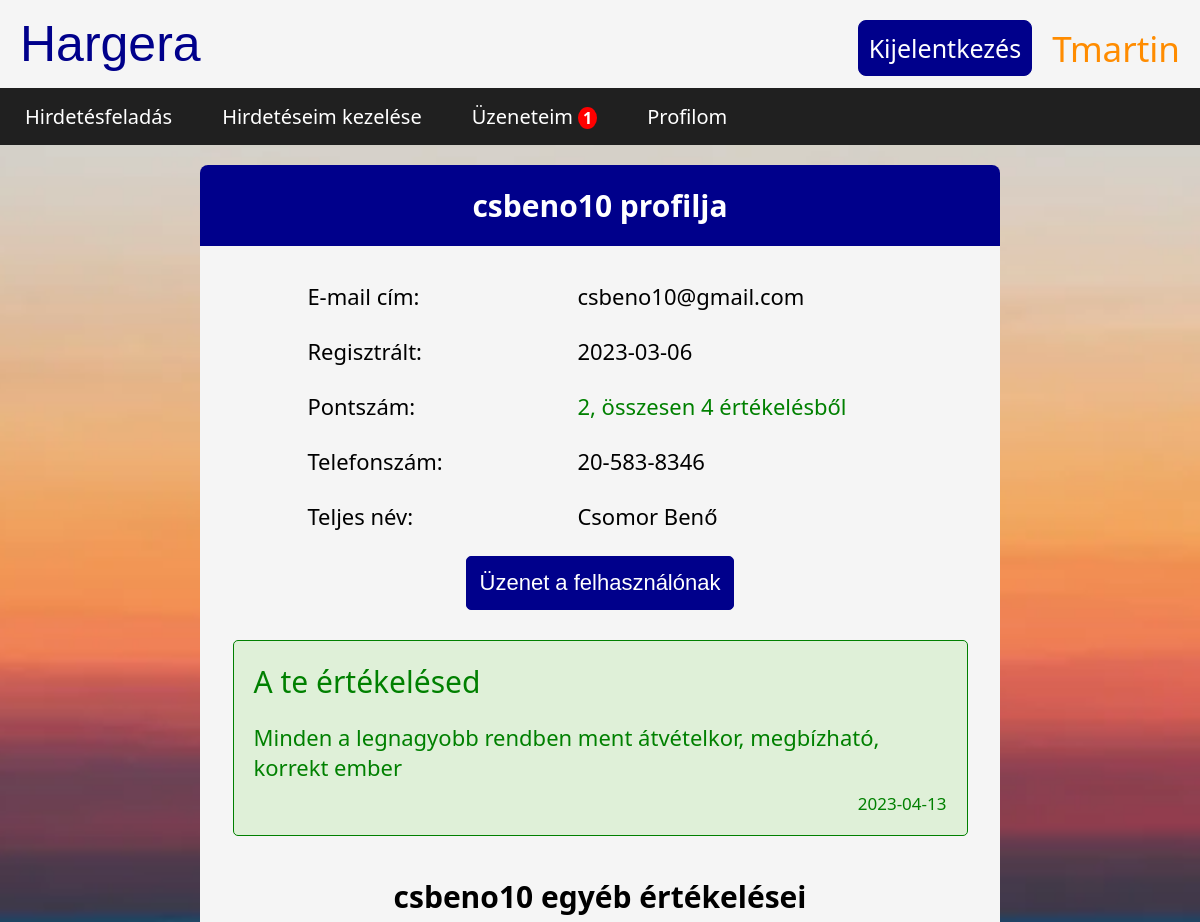
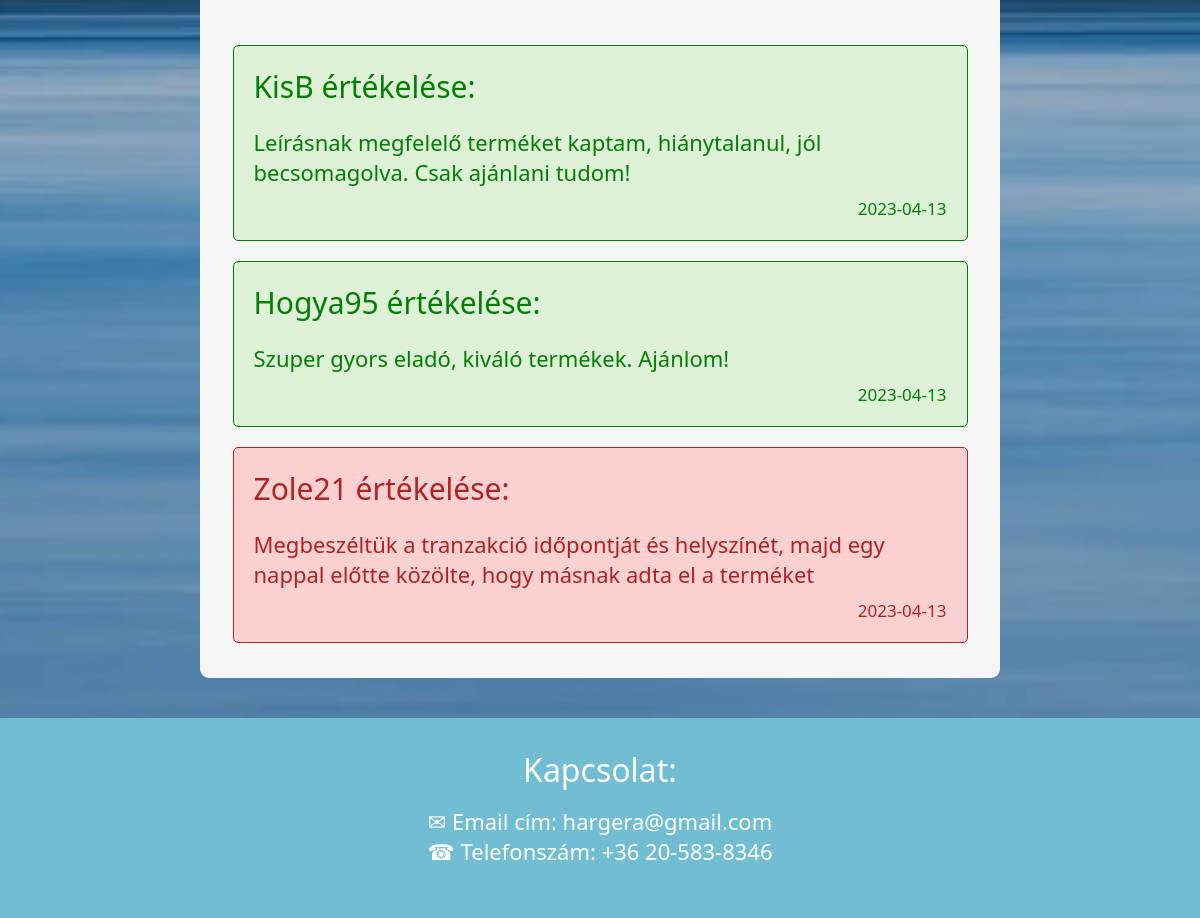
Page /profile.php?profile=36 (signed in) on the committed database (2 pictures, top to bottom).
### tables this page shows
CREATE TABLE `users` (
  `id` int(11) NOT NULL,
  `username` varchar(15) NOT NULL,
  `password` varchar(15) NOT NULL,
  `email` varchar(255) NOT NULL,
  `register_date` datetime NOT NULL,
  `phone` varchar(20) NOT NULL,
  `full_name` varchar(255) NOT NULL,
  `score` int(11) NOT NULL
);

CREATE TABLE `ratings` (
  `id` int(11) NOT NULL,
  `writer_id` int(11) NOT NULL,
  `target_id` int(11) NOT NULL,
  `rate_date` datetime NOT NULL,
  `text` varchar(500) NOT NULL,
  `rating` varchar(255) NOT NULL
);

### profile.php (the view, shortened to what this page needs)
<?php include('server.php') ?>
<?php
    if((!isset($_GET['profile']) || $_GET['profile'] == "" || $_GET['profile'] == $_SESSION['hargeraCurrentUserIdhargera']) && !($_SESSION['hargeraCurrentUserhargera'] == 1)) {
        $_SESSION['hargeraprofilehargera'] = "";
    }
    elseif ($_GET['profile'] == 1){
        $_SESSION['hargeraprofilehargera'] = "user does not exist";
    }
    else {
        $stmt = $db->prepare("SELECT * FROM users WHERE id=? LIMIT 1");
        $stmt->bind_param("i", $_GET['profile']);
        $stmt->execute();
        $stmt->store_result();
        $numrows = $stmt -> num_rows();
    }
    $stmt = $db->prepare("SELECT sender_id FROM messages WHERE receiver_id=? AND seen = 0 GROUP BY sender_id");
    $stmt->bind_param("i", $_SESSION['hargeraCurrentUserIdhargera']);
    $stmt->execute();
    $stmt->store_result();
    $newMessages = $stmt -> num_rows();
?>
<!DOCTYPE html>
<html lang="en">
<head>
    <?php
    echo '<link rel="stylesheet" type="text/css" href="index.css?'.filemtime('index.css').'">';
    ?>
</head>
<body>
        <nav class="firstnavbar">
            <nav style="display:flexbox">
                <a href="index.php" ><button class="hargera">Hargera</button></a>
                <?php  if (isset($_SESSION['hargeraCurrentUserhargera'])) : ?>
                    <div class="user"><?php echo $_SESSION['hargeraCurrentUserhargera']; ?> </div>
                    <a class="btn" href="index.php?logout='1'"><button class="logout button">Kijelentkezés</button></a>
                <?php endif ?>
            </nav>
            <?php  if (isset($_SESSION['hargeraCurrentUserhargera']) && $_SESSION['hargeraCurrentUserhargera'] != "ADMIN") : ?>
                <ul>
                    <li><a href="upload.php">Hirdetésfeladás</a></li>
                    <li><a href="advertisements.php">Hirdetéseim kezelése</a></li>
                    <li><a href="messages.php">Üzeneteim<?php if($newMessages != 0) echo "<div class='new-message'>{$newMessages}</div>"?></a></li>
                    <li><a href="profile.php">Profilom</a></li>
                </ul>
            <?php endif ?>
        </nav>
        <div class="bg">
        <?php  if (!$_SESSION['hargeraprofilehargera'] == "" && !($_SESSION['hargeraprofilehargera'] == "user does not exist") && !(isset($_SESSION['hargeraPasswordEditSuccesshargera'] ))) : ?>
            <?php
                $stmt = $db->prepare("SELECT * FROM users WHERE BINARY id=? LIMIT 1");
                $stmt->bind_param("i", $_SESSION['hargeraprofilehargera']);
                $stmt->execute();
                $result = $stmt->get_result();
                $user = $result->fetch_assoc();
                $stmt = $db->prepare("SELECT Count(*) FROM ratings WHERE target_id=?");
                $stmt->bind_param("s", $user['id']);
                $stmt->execute();
                $result = $stmt->get_result();
                $ratings = $result->fetch_assoc();
                $numratings = $ratings['Count(*)'];
                $numpages = (int)($numratings / 4);
                if (!isset($_GET['page']) || (int)$_GET['page'] <= 1) {
                    $page = 1;
                }
                elseif ((int)$_GET['page'] >= $numpages) {
                    $page = $numpages;
                }
                else {$page = (int)$_GET['page'];}
                $stmt = $db->prepare("SELECT * FROM ratings WHERE writer_id=? AND target_id=? LIMIT 1");
                $stmt->bind_param("ss", $_SESSION['hargeraCurrentUserIdhargera'], $user['id']);
                $stmt->execute();
                $result = $stmt->get_result();
                if($check = $result->fetch_assoc())
                {
                    $numrows = 1;
                }
                else {$numrows = 0;}
            ?>
            <div class="container" style="max-width: 800px">
                <h1><?php echo $user['username']?> profilja</h1>
                <div class="content">
                    <div class="line email-line">
                        <label class="data">E-mail cím: </label>
                        <span class="email-string"> <?php echo $user['email']?> </span>
                    </div>
                    <div class="line">
                        <label class="data">Regisztrált: </label>
                        <span> <?php echo date("Y-m-d", strtotime($user['register_date']))?> </span>
                    </div>
                    <div class="line">
                        <label class="data">Pontszám: </label>
                        <span <?php if ((int)$user['score'] > 0) {echo "style='color:green'";} elseif ((int)$user['score'] < 0) {echo "style='color:red'";} ?>>
                        <?php echo $user['score']?>, összesen <?php echo $ratings['Count(*)'];?> értékelésből </span>
                    </div>
                    <?php
                        if(!$user['phone'] == "") {
                            echo "<div class='line'>
                                    <label class='data'>Telefonszám: </label>
                                    <span> {$user['phone']} </span>
                                </div>";
                        }
                        if(!$user['full_name'] == "") {
                            echo "<div class='line name-line'>
                                    <label class='data'>Teljes név: </label>
                                    <span class='name-string'>{$user['full_name']}</span>
                                </div>";
                        }
                    ?>
                    <div class="write-message-button" id="scroll-target" ><a href="chat.php?partner=<?php echo $user['id']?>"><button class="submit btn submit2">Üzenet a felhasználónak</button></a></div>
                    <?php  if ($numrows == 1 && $_SESSION['hargeraCurrentUserhargera'] != 'ADMIN') : ?>
                        <div style="margin-top:20px" class="rating <?php echo $check['rating']?>">
                            <div class="rating-header">A te értékelésed </div>
                            <div class="rating-text"><?php echo $check['text']?></div>
                            <div class='rating-date'><?php echo date("Y-m-d", strtotime($check['rate_date']))?></div>
                        </div>
                    <?php endif ?>
                    <?php  if (!(($numratings == 1 && $numrows == 1) || ($numratings == 0))) : ?>
                        <div class="title title2" ><?php echo $user['username']?> egyéb értékelései</div>
                        <?php
                            $from = ($page - 1) * 4;
                            $stmt = $db->prepare("SELECT r.rate_date, r.rating, r.text, u.username as writer_name FROM ratings r left JOIN users as u ON r.writer_id = u.id WHERE target_id=? AND writer_id != ? ORDER BY rate_date DESC LIMIT ?,4 ");
                            $stmt->bind_param("ssi", $user['id'], $_SESSION['hargeraCurrentUserIdhargera'], $from);
                            $stmt->execute();
                            $result = $stmt->get_result();
                            $ratings = array();
                            while ($row = $result->fetch_assoc()) {
                                array_push($ratings, $row);
                            }
                            foreach ($ratings as $key => $value){
                                $dt = date("Y-m-d", strtotime($value['rate_date']));
                                echo "<div class='rating {$value['rating']} num{$key}'>
                                        <div class='rating-header'>{$value['writer_name']} értékelése: </div>
                                        <div class='rating-text'>{$value['text']}</div>
                                        <div class='rating-date'>{$dt}</div>
                                    </div>";
                            }
                        ?>
                    <?php endif ?>
                </div>
            </div>
            <div class="bottom-container">
                <div class="bottom-contact">Kapcsolat:</div>
                <div class="bottom-email">&#9993 Email cím: hargera@gmail.com</div>
                <div class="bottom-phone">&#x260E Telefonszám: +36 20-583-8346 </div>
            </div>
        <?php endif ?>
                </div>
</body>
</html>

### index.css (style rules this page uses)
body { background: none; margin: 0; line-height: normal; font-family: serif; font-family: system-ui, -apple-system, BlinkMacSystemFont, 'Segoe UI', Roboto, Oxygen, Ubuntu, Cantarell, 'Open Sans', 'Helvetica Neue', sans-serif; }
* { box-sizing: content-box; }
*:before, *:after { box-sizing: content-box; }
.firstnavbar { background-color: whitesmoke; top: 0; position: sticky; z-index: 1; }
body { background-position: center center; background-repeat: no-repeat; background-size: cover; background-attachment: fixed; width: 100%; height: 100%; z-index: -99999; left: 0; top: 0; background-image: url(bg4.webp); margin: 0; }
.hargera { background-color: whitesmoke; border-color: whitesmoke; border: none; padding: 10px; padding-left: 20px; padding-right: 20px; font-size: 50px; color:darkblue; font-family:Impact, Haettenschweiler, 'Arial Narrow Bold', sans-serif; cursor: pointer; margin-bottom: 5px; margin-top: 5px; }
.register, .login, .logout { float: right; margin-top: 20px; margin-right: 20px; background-color: darkblue; border: 1px solid darkblue; color: white; font-size: 25px; padding: 10px; border-radius: 8px; font-family: serif; width: fit-content; font-family: system-ui, -apple-system, BlinkMacSystemFont, 'Segoe UI', Roboto, Oxygen, Ubuntu, Cantarell, 'Open Sans', 'Helvetica Neue', sans-serif; }
.user { float:right; margin-top: 25px; margin-right: 20px; font-size: 35px; color:darkorange; }
.button, .submit { cursor: pointer; }
ul { list-style-type: none; margin: 0; padding: 0; overflow: hidden; background-color:#202020; position: -webkit-sticky; position: sticky; top: 0; }
li { float: left; }
li a { display: block; color: white; text-align: center; padding: 15px; padding-left: 25px; padding-right: 25px; text-decoration: none; font-size: 20px; }
.container { width: 90%; max-width: 1100px; margin: auto; border-radius: 9px; display: flexbox; font-size: 22px; min-height: 900px; background-color: whitesmoke; padding-left: 0; padding-right: 0; }
.container h1 { background-color: darkblue; color: white; text-align: center; font-size: 30px; border-top-left-radius: 8px; border-top-right-radius: 8px; padding: 10px; padding-bottom: 20px; padding-top: 20px; }
.content { padding:15px; }
.btn { font-size: 18px; padding: 5px; text-decoration: none; }
.submit { font-size: 22px; padding: 13px; color: white; background-color: darkblue; border: 1px solid darkblue; border-radius: 5px; }
.email-line { width: 95%; }
.name-line { width: 95%; }
.line { display: inline-flex; padding-left: 12%; margin-bottom: 25px; }
.line label { width: 270px; }
.title { font-size: 30px; text-align: center; margin-top: 20px; margin-bottom: 50px; font-weight: bold; }
.rating { margin: auto; display: block; width: 90%; padding: 20px; border-radius: 5px; margin-bottom: 20px; }
.positive { border: 1px solid green; color: green; background: #dff0d8; }
.negative { border: 1px solid firebrick; color:firebrick; background-color: #fad1d0; }
.rating-header { font-size: 30px; padding-bottom: 20px; }
.title2 { margin-top: 40px; }
.rating-date { text-align: right; margin-top: 10px; font-size: 17px; }
.new-message { color: white; display: inline; background-color: red; padding-left: 5px; padding-right: 5px; border-radius: 50%; font-size: 16px; margin-left: 5px; font-weight: bold; width: fit-content; }
.write-message-button { text-align: center; margin-bottom: 30px; width: fit-content; margin-right: auto; margin-left: auto; font-family:'Trebuchet MS', 'Lucida Sans Unicode', 'Lucida Grande', 'Lucida Sans', Arial, sans-serif; font-family: system-ui, -apple-system, BlinkMacSystemFont, 'Segoe UI', Roboto, Oxygen, Ubuntu, Cantarell, 'Open Sans', 'Helvetica Neue', sans-serif; }
.bottom-container { height: 200px; background-color: #71bdd4; margin-top: 40px; text-align: center; color: white; }
.bottom-contact { font-size: 32px; padding-top: 30px; padding-bottom: 15px }
.bottom-email, .bottom-phone { font-size: 22px; }

### rows in the picture
users: username "csbeno10", email "csbeno10@gmail.com", register_date "2023-03-06", score "2", phone "20-583-8346", full_name "Csomor Benő"
ratings: text "Minden a legnagyobb rendben ment átvételkor, megbízható, korrekt ember", rate_date "2023-04-13"
ratings: writer.username "KisB", text "Leírásnak megfelelő terméket kaptam, hiánytalanul, jól becsomagolva. Csak ajánlani tudom!"
ratings: writer.username "Hogya95", text "Szuper gyors eladó, kiváló termékek. Ajánlom!"
ratings: writer.username "Zole21", text "Megbeszéltük a tranzakció időpontját és helyszínét, majd egy nappal előtte közölte, hogy másnak adta el a terméket"

### other values in the picture
$_SESSION['hargeraCurrentUserhargera'] "Tmartin"
$newMessages "1"
$ratings['Count(*)'] "4"
